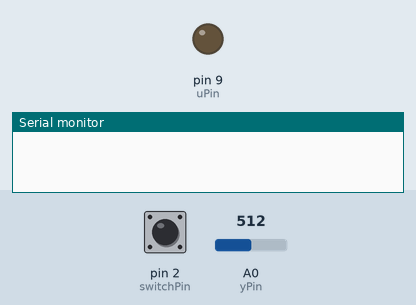
Recording of a sketch running on a simulated Arduino Uno, built with avr-gcc and run on an emulated ATmega328P. Parts: output pins drawn as LEDs (lit = HIGH), the last lines printed to the serial monitor. Inputs (shaded band) come from the test bench; at power-on: pin 2 (switchPin) HIGH, A0 (yPin) = 512.

Above: at 1.2 s.
1.3 s: pin 2 (switchPin) pulled LOW for 0.15 s
At 1.37 s:
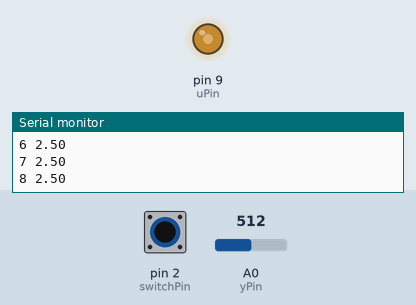
2.9 s: pin 2 (switchPin) pulled LOW for 3.2 s
At 6.5 s:
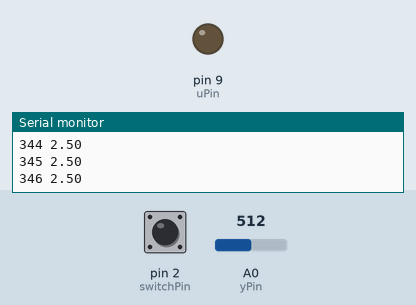
Timing chart, 0 to 8.0 s (numbered marks = the images above; inputs shaded):
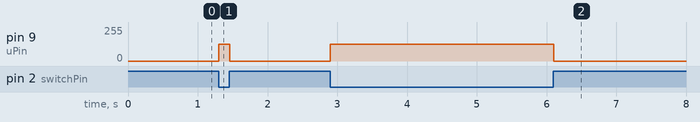

The sketch:

openLoop_stepResponse.ino
```cpp
// OUTDATED -> See sample_step.ino for most up to date code for a step input into an open loop system

/*
Step response of RC circuit after
a switched 2.5V step reference input.
The circuit:
* switch connected from pin 2 to GND
* input Vin from pin 9
* output of circuit read at analog pin A0
*/

//PIN SETTINGS
const int yPin = A0; // Analog read pin
const int uPin = 9; // Analog write pin (PWM)
const int switchPin = 2; // input pin for the switch
boolean switchVal = HIGH; // declare initial switch pin state

// Parameter Settings
int time = 0; // initialize time
const float uin = 2.5; //2.5V input

// Initial Values for internal signals
float y=0;

void setup() {
pinMode(switchPin, INPUT); //set switch pin to input mode
digitalWrite(switchPin,HIGH); //initialize to start with pull up voltage
Serial.begin(9600);
}

void loop() {
//WAIT FOR SWITCH
while(switchVal == HIGH) // repeat this loop until switch is turned on
// (switchVal will go LOW when switch is turned on)
{
analogWrite(uPin,0);
switchVal = digitalRead(switchPin); // read switch state
}

// WRITE CIRCUIT INPUT
int uVal=uin*(255/5);
analogWrite(uPin,uVal);

// READ CIRCUIT OUTPUT
int sensorVal = analogRead(yPin);

// convert to volts
y=sensorVal*(5.0/1023.0);

// print the results to the serial monitor:
Serial.print(time++);
Serial.print (" ");
Serial.println (y);

// WAIT FOR NEXT SAMPLE
delay(0.0001); //sample frequency 10Hz
switchVal = digitalRead(switchPin); // read switch state
}
```

Measured:
- after the input at 1.3 s, pin 9 (uPin): 0/255 → 127/255 at once, → 0/255 0.16 s later
- after the input at 2.9 s, pin 9 (uPin): 0/255 → 127/255 at once, → 0/255 3.2 s later
